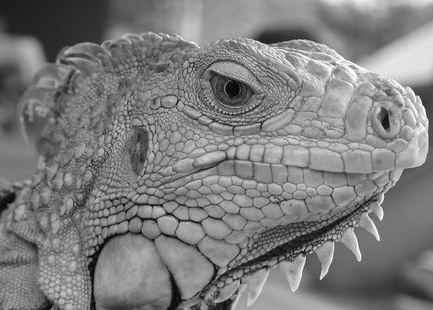
#> input picture hw3/iguana.png, 433 x 310 px; the run also reads 1 picture not shown here
$ jupyter execute hw3.ipynb   (shell and % lines are left out)   (older library calls are emulated)
#> lines starting #> are read from the running program, lines starting #| are printed output that depends on the picture
### hw3/edge.py
import numpy as np

def conv(image, kernel):
    """ An implementation of convolution filter.

    This function uses element-wise multiplication and np.sum()
    to efficiently compute weighted sum of neighborhood at each
    pixel.

    Args:
        image: numpy array of shape (Hi, Wi).
        kernel: numpy array of shape (Hk, Wk).

    Returns:
        out: numpy array of shape (Hi, Wi).
    """
    Hi, Wi = image.shape
    Hk, Wk = kernel.shape
    out = np.zeros((Hi, Wi))

    # For this assignment, we will use edge values to pad the images.
    # Zero padding will make derivatives at the image boundary very big,
    # whereas we want to ignore the edges at the boundary.
    pad_width0 = Hk // 2
    pad_width1 = Wk // 2
    pad_width = ((pad_width0,pad_width0),(pad_width1,pad_width1))
    padded = np.pad(image, pad_width, mode='edge')


    ### YOUR CODE HERE
    kernel = np.flipud(kernel)
    kernel = np.fliplr(kernel)

    for m in range(Hi):
        for n in range(Wi):
            section = padded[m:m+Hk, n:n+Wk]
            out[m, n] = (section * kernel).sum()
    ### END YOUR CODE

    return out

def gaussian_kernel(size, sigma):
    """ Implementation of Gaussian Kernel.

    This function follows the gaussian kernel formula,
    and creates a kernel matrix.

    Hints:
    - Use np.pi and np.exp to compute pi and exp.

    Args:
        size: int of the size of output matrix.
        sigma: float of sigma to calculate kernel.

    Returns:
        kernel: numpy array of shape (size, size).
    """
#> called with size = 3, sigma = 1

    kernel = np.zeros((size, size))

    ### YOUR CODE HERE

    k = (size - 1) / 2
    normal = 2 * np.pi * sigma**2
    for i in range(size):
        for j in range(size):
            kernel[i,j] = np.exp(-((i - k)**2 + (j - k)**2)/(2*sigma**2))

    kernel = kernel / normal

    ### END YOUR CODE

    return kernel

def partial_x(image):
    """ Computes partial x-derivative of input img.

    Hints:
        - You may use the conv function in defined in this file.

    Args:
        image: numpy array of shape (H, W).
    Returns:
        out: x-derivative image.
    """

    out = None

    ### YOUR CODE HERE

    # Inverting kernel so that convultion function flips the kernel to correct order
    D_x = -1/2 * np.array([[-1, 0, 1]])
    out = conv(image, D_x)

    ### END YOUR CODE

    return out

def partial_y(image):
    """ Computes partial y-derivative of input img.

    Hints:
        - You may use the conv function in defined in this file.

    Args:
        image: numpy array of shape (H, W).
    Returns:
        out: y-derivative image.
    """

    out = None

    ### YOUR CODE HERE

    # Inverting kernel so that convultion function flips the kernel to correct order
    D_y = -1/2 * np.array([
                    [-1],
                     [0],
                     [1]
                  ])
    out = conv(image, D_y)

    ### END YOUR CODE

    return out

def gradient(image):
    """ Returns gradient magnitude and direction of input img.

    Args:
        image: Grayscale image. Numpy array of shape (H, W).

    Returns:
        G: Magnitude of gradient at each pixel in img.
            Numpy array of shape (H, W).
        theta: Direction(in degrees, 0 <= theta < 360) of gradient
            at each pixel in img. Numpy array of shape (H, W).

    Hints:
        - Use np.sqrt and np.arctan2 to calculate square root and arctan
    """
    G = np.zeros(image.shape)
    theta = np.zeros(image.shape)

    ### YOUR CODE HERE

    Gx = partial_x(image)
    Gy = partial_y(image)

    G = np.sqrt(Gx**2 + Gy**2)
    theta = (np.arctan2(Gy, Gx) * 180 / np.pi) % 360

    ### END YOUR CODE

    return G, theta


def non_maximum_suppression(G, theta):
    """ Performs non-maximum suppression.

    This function performs non-maximum suppression along the direction
    of gradient (theta) on the gradient magnitude image (G).

    Args:
        G: gradient magnitude image with shape of (H, W).
        theta: direction of gradients with shape of (H, W).

    Returns:
        out: non-maxima suppressed image.
    """
    H, W = G.shape
    out = np.zeros((H, W))

    # Round the gradient direction to the nearest 45 degrees
    theta = np.floor((theta + 22.5) / 45) * 45

    ### BEGIN YOUR CODE

    # Pad on all sides to also operate on edge pixels otherwise edge pixels will always be zero
    pad = 1
    pad_width = ((pad, pad),(pad, pad))
    padded = np.pad(G, pad_width, mode='edge')

    for m in range(H):
        for n in range(W):
            # Our current (m,n) pixel would be (m+1, n+1) pixel in padded image
            angle = theta[m,n]

            # Angles are in counter-clock wise (Got difference when I did it clockwise)
            if (angle == 0) or (angle == 180) or (angle == 360):
                neighborhood = (padded[m+pad, n+1+pad], padded[m+pad, n-1+pad])
            elif (angle == 45) or (angle == 225):
                neighborhood = (padded[m+1+pad, n+1+pad], padded[m-1+pad, n-1+pad])
            elif (angle == 90) or (angle == 270):
                neighborhood = (padded[m-1+pad, n+pad], padded[m+1+pad, n+pad])
            elif (angle == 135) or (angle == 315):
                neighborhood = (padded[m+1+pad, n-1+pad], padded[m-1+pad, n+1+pad])

            # Only preserving the local maximum intensity gradients
            if G[m,n] >= np.max(neighborhood):
                out[m,n] = G[m,n]

    ### END YOUR CODE

    return out

def double_thresholding(img, high, low):
    """
    Args:
        img: numpy array of shape (H, W) representing NMS edge response.
        high: high threshold(float) for strong edges.
        low: low threshold(float) for weak edges.

    Returns:
        strong_edges: Boolean array which represents strong edges.
            Strong edeges are the pixels with the values greater than
            the higher threshold.
        weak_edges: Boolean array representing weak edges.
            Weak edges are the pixels with the values smaller or equal to the
            higher threshold and greater than the lower threshold.
    """

    strong_edges = np.zeros(img.shape, dtype=np.bool)
    weak_edges = np.zeros(img.shape, dtype=np.bool)

    ### YOUR CODE HERE

    H, W = img.shape

    for m in range(H):
        for n in range(W):
            pixel = img[m,n]
            if pixel > high:
                strong_edges[m,n] = True
            elif ((pixel < high) & (pixel > low)):
                weak_edges[m,n] = True

    ### END YOUR CODE

    return strong_edges, weak_edges


def get_neighbors(y, x, H, W):
    """ Return indices of valid neighbors of (y, x).

    Return indices of all the valid neighbors of (y, x) in an array of
    shape (H, W). An index (i, j) of a valid neighbor should satisfy
    the following:
        1. i >= 0 and i < H
        2. j >= 0 and j < W
        3. (i, j) != (y, x)

    Args:
        y, x: location of the pixel.
        H, W: size of the image.
    Returns:
        neighbors: list of indices of neighboring pixels [(i, j)].
    """
    neighbors = []

    for i in (y-1, y, y+1):
        for j in (x-1, x, x+1):
            if i >= 0 and i < H and j >= 0 and j < W:
                if (i == y and j == x):
                    continue
                neighbors.append((i, j))

    return neighbors

def link_edges(strong_edges, weak_edges):
    """ Find weak edges connected to strong edges and link them.

    Iterate over each pixel in strong_edges and perform breadth first
    search across the connected pixels in weak_edges to link them.
    Here we consider a pixel (a, b) is connected to a pixel (c, d)
    if (a, b) is one of the eight neighboring pixels of (c, d).

    Args:
        strong_edges: binary image of shape (H, W).
        weak_edges: binary image of shape (H, W).

    Returns:
        edges: numpy boolean array of shape(H, W).
    """

    H, W = strong_edges.shape
    indices = np.stack(np.nonzero(strong_edges)).T
    edges = np.zeros((H, W), dtype=np.bool)

    # Make new instances of arguments to leave the original
    # references intact
    weak_edges = np.copy(weak_edges)
    edges = np.copy(strong_edges)

    ### YOUR CODE HERE

    #Creating a list with position of strong edge in tuple as elements
    queue = [(m, n) for m in range(H) for n in range(W) if strong_edges[m,n]]

    # Iterate over all the strong edges
    while queue:
        m,n = queue.pop(0)

        for i,j in get_neighbors(m,n,H,W):
            # If we find a weak_edge in neighborhood of strong_edge
            if weak_edges[i,j]:
                # Add our new strong edge to the queue
                queue.append((i,j))

                weak_edges[i,j] = False
                edges[i,j] = True

    ### END YOUR CODE

    return edges

def canny(img, kernel_size=5, sigma=1.4, high=20, low=15):
    """ Implement canny edge detector by calling functions above.

    Args:
        img: binary image of shape (H, W).
        kernel_size: int of size for kernel matrix.
        sigma: float for calculating kernel.
        high: high threshold for strong edges.
        low: low threashold for weak edges.
    Returns:
        edge: numpy array of shape(H, W).
    """
    ### YOUR CODE HERE

    # Step 1 - Smoothing the image to reduce noise
    kernel = gaussian_kernel(kernel_size, sigma)
    smoothed = conv(img, kernel)

    # Step 2 - Calculating intensity gradient of image
    G, theta = gradient(smoothed)

    # Step 3 - Making edges more sharper using non maximum suppression
    nms = non_maximum_suppression(G, theta)

    # Step 4 - Applying double thresholding to get strong and weak edges
    strong_edges, weak_edges = double_thresholding(nms, high, low)

    # Step 5 - Change weak to strong edges if it links strong edge
    edge = link_edges(strong_edges, weak_edges)

    ### END YOUR CODE

    return edge


def hough_transform(img):
    """ Transform points in the input image into Hough space.

    Use the parameterization:
        rho = x * cos(theta) + y * sin(theta)
    to transform a point (x,y) to a sine-like function in Hough space.

    Args:
        img: binary image of shape (H, W).

    Returns:
        accumulator: numpy array of shape (m, n).
        rhos: numpy array of shape (m, ).
        thetas: numpy array of shape (n, ).
    """
    # Set rho and theta ranges
    W, H = img.shape
    diag_len = int(np.ceil(np.sqrt(W * W + H * H)))

    #Making rhos integer (making it float was causing error)
    rhos = np.linspace(-diag_len, diag_len, diag_len * 2 + 1)
    thetas = np.deg2rad(np.arange(-90.0, 90.0))

    # Cache some reusable values
    cos_t = np.cos(thetas)
    sin_t = np.sin(thetas)
    num_thetas = len(thetas)

    # Initialize accumulator in the Hough space
    accumulator = np.zeros((2 * diag_len + 1, num_thetas), dtype=np.uint64)
    ys, xs = np.nonzero(img)

    # Transform each point (x, y) in image
    # Find rho corresponding to values in thetas
    # and increment the accumulator in the corresponding coordiate.
    ### YOUR CODE HERE

    for x, y in zip(xs,ys):
        for i, theta in enumerate(thetas):
            rho = int(x*cos_t[i] + y*sin_t[i])
            accumulator[rho+diag_len,i] += 1

    ### END YOUR CODE

    return accumulator, rhos, thetas

### hw3/hw3.ipynb
# Computer Vision
# Jacobs University Bremen
# Fall 2021
# Homework 3

*This notebook includes both coding and written questions. Please hand in this notebook file with all the outputs and your answers to the written questions.*

This assignment covers Canny edge detector and Hough transform.

[cell 1]
# Setup
import numpy as np
import matplotlib.pyplot as plt
import matplotlib.image as mpimg
from time import time
from skimage import io

from __future__ import print_function

plt.rcParams['figure.figsize'] = (15.0, 12.0) # set default size of plots
plt.rcParams['image.interpolation'] = 'nearest'
plt.rcParams['image.cmap'] = 'gray'

# for auto-reloading extenrnal modules

## Part 1: Canny Edge Detector (75 points)
In this part, you are going to implement a Canny edge detector. The Canny edge detection algorithm can be broken down in to five steps:
1. Smoothing
2. Finding gradients
3. Non-maximum suppression
4. Double thresholding
5. Edge tracking by hysterisis

### 1.1 Smoothing (10 points)
#### Implementation (5 points)
We first smooth the input image by convolving it with a Gaussian kernel. The equation for a Gaussian kernel of size $(2k+1)\times(2k+1)$ is given by:

$$h_{ij}=\frac{1}{2\pi\sigma^2}\exp{\Bigl(-\frac{(i-k)^2+(j-k)^2}{2\sigma^2}\Bigr)}, 0\leq i,j < 2k+1$$

Implement **`gaussian_kernel`** in `edge.py` and run the code below.

[cell 2]
from edge import conv, gaussian_kernel

# Define 3x3 Gaussian kernel with std = 1
kernel = gaussian_kernel(3, 1)
kernel_test = np.array(
    [[ 0.05854983, 0.09653235, 0.05854983],
     [ 0.09653235, 0.15915494, 0.09653235],
     [ 0.05854983, 0.09653235, 0.05854983]]
)

# Test Gaussian kernel
if not np.allclose(kernel, kernel_test):
    print('Incorrect values! Please check your implementation.')

[cell 3]
# Test with different kernel_size and sigma
kernel_size = 5
sigma = 1.4

# Load image
img = io.imread('iguana.png', as_gray=True)

# Define 5x5 Gaussian kernel with std = sigma
kernel = gaussian_kernel(kernel_size, sigma)

# Convolve image with kernel to achieve smoothed effect
smoothed = conv(img, kernel)
#> after the loop in conv, `for m in range(Hi):`:
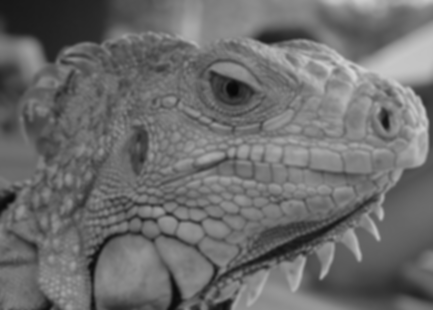
#> out: shape (310, 433) float64; min 0.0326, max 0.836, mean 0.427

plt.subplot(1,2,1)
plt.imshow(img)
plt.title('Original image')
plt.axis('off')

plt.subplot(1,2,2)
plt.imshow(smoothed)
plt.title('Smoothed image')
plt.axis('off')

plt.show()
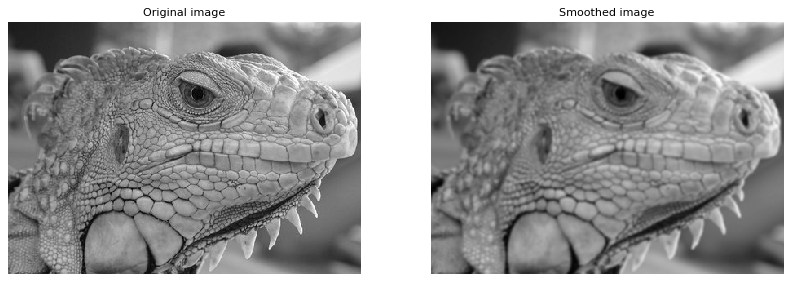
#> figure drawn by matplotlib, 2 panels

#### Question (5 points)
What is the effect of changing kernel_size and sigma?

**Your Answer:**

**Kernel**:
The greater the size of kernel, the greater the effect of smoothing on the image and vice versa. Here, a greater smoothing effect means that the image gets more blurred/smeared.

**Sigma**:
In Canny Edge Detector, choosing a large sigma for the gaussian kernel will result in large scale edges being detected whereas choosing a small sigma will detect finer scale edges.

### 1.2 Finding gradients (15 points)
The gradient of a 2D scalar function $I:\mathbb{R}^2\rightarrow{\mathbb{R}}$ in Cartesian coordinate is defined by:

$$\nabla{I(x,y)}=\bigl[\frac{\partial{I}}{\partial{x}},\frac{\partial{I}}{\partial{y}}\bigr],$$

where

$$
\frac{\partial{I(x,y)}}{\partial{x}}=\lim_{\Delta{x}\to{0}}\frac{I(x+\Delta{x},y)-I(x,y)}{\Delta{x}} \\
\frac{\partial{I(x,y)}}{\partial{y}}=\lim_{\Delta{y}\to{0}}\frac{I(x,y+\Delta{y})-I(x,y)}{\Delta{y}}.
$$

In case of images, we can approximate the partial derivatives by taking differences at one pixel intervals:

$$
\frac{\partial{I(x,y)}}{\partial{x}}\approx{\frac{I(x+1,y)-I(x-1,y)}{2}} \\
\frac{\partial{I(x,y)}}{\partial{y}}\approx{\frac{I(x,y+1)-I(x,y-1)}{2}}
$$

Note that the partial derivatives can be computed by convolving the image $I$ with some appropriate kernels $D_x$ and $D_y$:

$$
\frac{\partial{I}}{\partial{x}}\approx{I*D_x}=G_x \\
\frac{\partial{I}}{\partial{y}}\approx{I*D_y}=G_y
$$

#### Implementation (5 points)
Find the kernels $D_x$ and $D_y$ and implement **`partial_x`** and **`partial_y`** using `conv` defined in `edge.py`.

*-Hint: Remeber that convolution flips the kernel.*

[cell 4]
from edge import partial_x, partial_y

# Compute partial derivatives of smoothed image
Gx = partial_x(smoothed)
#> after the loop in conv (call 2), `for m in range(Hi):`:
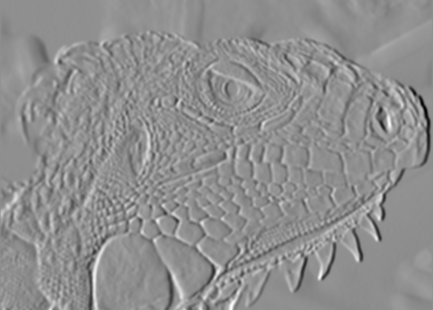
#> out: shape (310, 433) float64; min -0.155, max 0.122, mean 0.000203; drawn with min black and max white
Gy = partial_y(smoothed)
#> after the loop in conv (call 3), `for m in range(Hi):`:
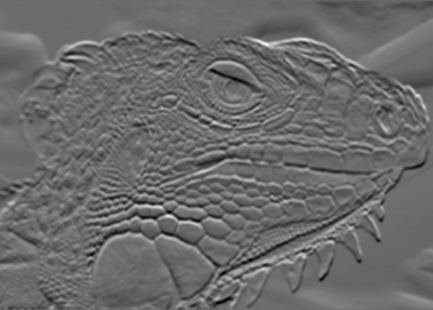
#> out: shape (310, 433) float64; min -0.112, max 0.154, mean -0.00018; drawn with min black and max white

plt.subplot(1,2,1)
plt.imshow(Gx)
plt.title('Derivative in x direction')
plt.axis('off')

plt.subplot(1,2,2)
plt.imshow(Gy)
plt.title('Derivative in y direction')
plt.axis('off')

plt.show()

[cell 5]
from edge import partial_x, partial_y

# Test input
I = np.array(
    [[0, 0, 0],
     [0, 1, 0],
     [0, 0, 0]]
)

# Expected outputs
I_x_test = np.array(
    [[ 0, 0, 0],
     [ 0.5, 0, -0.5],
     [ 0, 0, 0]]
)

I_y_test = np.array(
    [[ 0, 0.5, 0],
     [ 0, 0, 0],
     [ 0, -0.5, 0]]
)

# Compute partial derivatives
I_x = partial_x(I)
I_y = partial_y(I)

# Test correctness of partial_x and partial_y
if not np.all(I_x == I_x_test):
    print('partial_x incorrect')

if not np.all(I_y == I_y_test):
    print('partial_y incorrect')

#### Question (5 points)
What is the reason for performing smoothing prior to computing the gradients?

**Your Answer:**

The main reason for performing smoothing prior to computing the gradients is to remove noise from the image. If the image isn't smoothened, then there could be some neighbouring pixels with drastic change in intensity due to noise. This would cause the Canny Edge Detector to detect false edges.

#### Implementation (5 points)
Now, we can compute the magnitude and direction of gradient with the two partial derivatives:

$$
G = \sqrt{G_{x}^{2}+G_{y}^{2}} \\
\Theta = arctan\bigl(\frac{G_{y}}{G_{x}}\bigr)
$$

Implement **`gradient`** in `edge.py` which takes in an image and outputs $G$ and $\Theta$.

[cell 6]
from edge import gradient

G, theta = gradient(smoothed)
#> in gradient, `theta = (np.arctan2(Gy, Gx) * 180 / np.pi) % 360`:
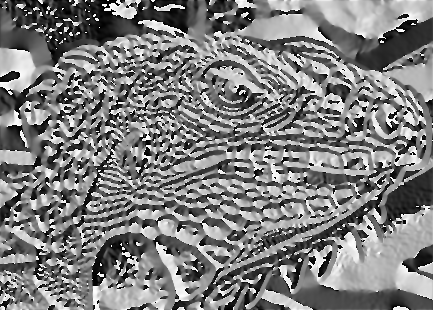
#> theta: shape (310, 433) float64; min 0, max 360, mean 178.7; drawn with min black and max white

if not np.all(G >= 0):
    print('Magnitude of gradients should be non-negative.')

if not np.all((theta >= 0) * (theta < 360)):
    print('Direction of gradients should be in range 0 <= theta < 360')

plt.imshow(G)
plt.title('Gradient magnitude')
plt.axis('off')
plt.show()

### 1.3 Non-maximum suppression (15 points)
You should be able to see that the edges extracted from the gradient of the smoothed image are quite thick and blurry. The purpose of this step is to convert the "blurred" edges into "sharp" edges. Basically, this is done by preserving all local maxima in the gradient image and discarding everything else. The algorithm is for each pixel (x,y) in the gradient image:
1. Round the gradient direction $\Theta[y,x]$ to the nearest 45 degrees, corresponding to the use of an 8-connected neighbourhood.

2. Compare the edge strength of the current pixel with the edge strength of the pixel in the positive and negative gradient directions. For example, if the gradient direction is south (theta=90), compare with the pixels to the north and south.

3. If the edge strength of the current pixel is the largest; preserve the value of the edge strength. If not, suppress (i.e. remove) the value.

Implement **`non_maximum_suppression`** in `edge.py`.

We provide the correct output and the difference between it and your result for debugging purposes.  If you see white spots in the Difference image, you should check your implementation.

[cell 7]
from edge import non_maximum_suppression

# Test input
g = np.array(
    [[0.4, 0.5, 0.6],
     [0.3, 0.5, 0.7],
     [0.4, 0.5, 0.6]]
)

# Print out non-maximum suppressed output
# varying theta
for angle in range(0, 180, 45):
    print('Thetas:', angle)
    t = np.ones((3, 3)) * angle # Initialize theta
    print(non_maximum_suppression(g, t))

[cell 8]
nms = non_maximum_suppression(G, theta)
#> in non_maximum_suppression (call 5), `padded = np.pad(G, pad_width, mode='edge')`:
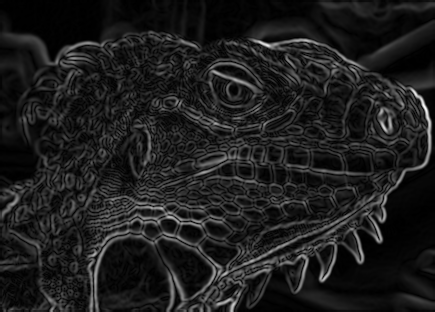
#> padded: shape (312, 435) float64; min 0, max 0.171, mean 0.0202; drawn with min black and max white
#> after the loop in non_maximum_suppression (call 5), `for m in range(H):`:
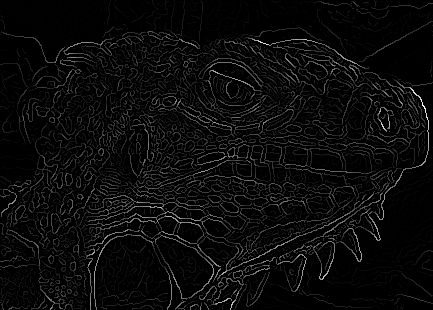
#> out: shape (310, 433) float64; min 0, max 0.171, mean 0.00729; drawn with min black and max white
plt.imshow(nms)
plt.title('Non-maximum suppressed')
plt.axis('off')
plt.show()

plt.subplot(1, 3, 1)
plt.imshow(nms)
plt.axis('off')
plt.title('Your result')

plt.subplot(1, 3, 2)
reference = np.load('references/iguana_non_max_suppressed.npy')
#> (reads hw3/references/iguana_non_max_suppressed.npy from the repository)
plt.imshow(reference)
plt.axis('off')
plt.title('Reference')

plt.subplot(1, 3, 3)
plt.imshow(nms - reference)
plt.title('Difference')
plt.axis('off')
plt.show()
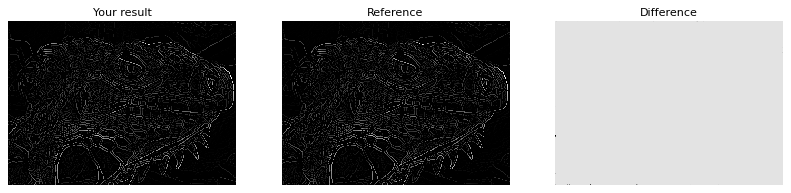
#> figure drawn by matplotlib, 3 panels

### 1.4 Double Thresholding (20 points)

The edge-pixels remaining after the non-maximum suppression step are (still) marked with their strength pixel-by-pixel. Many of these will probably be true edges in the image, but some may be caused by noise or color variations, for instance, due to rough surfaces. The simplest way to discern between these would be to use a threshold, so that only edges stronger that a certain value would be preserved. The Canny edge detection algorithm uses double thresholding. Edge pixels stronger than the high threshold are marked as strong; edge pixels weaker than the low threshold are suppressed and edge pixels between the two thresholds are marked as weak.

Implement **`double_thresholding`** in `edge.py`

[cell 9]
from edge import double_thresholding

low_threshold = 0.02
high_threshold = 0.03

strong_edges, weak_edges = double_thresholding(nms, high_threshold, low_threshold)
#> after the loop in double_thresholding, `for m in range(H):`:
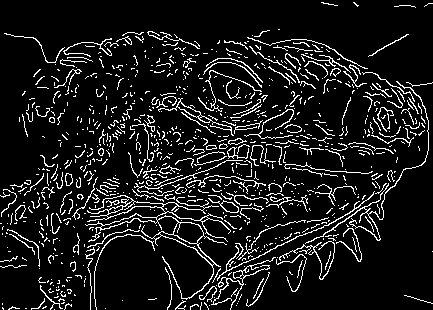
#> strong_edges: shape (310, 433) bool; 10.2% white in thin lines or dots
#> after the loop in double_thresholding, `for m in range(H):`:
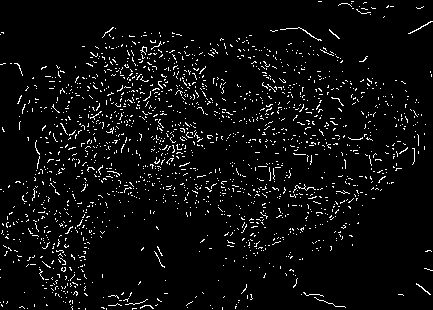
#> weak_edges: shape (310, 433) bool; 4.7% white in thin lines or dots
assert(np.sum(strong_edges & weak_edges) == 0)

edges=strong_edges * 1.0 + weak_edges * 0.5

plt.subplot(1,2,1)
plt.imshow(strong_edges)
plt.title('Strong Edges')
plt.axis('off')

plt.subplot(1,2,2)
plt.imshow(edges)
plt.title('Strong+Weak Edges')
plt.axis('off')

plt.show()
#> (the rest of the program and of its run is left out)
